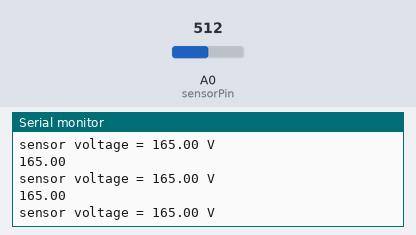
The program below on a simulated ESP8266 (NodeMCU). Parts: the last lines printed to the serial monitor. Inputs (shaded band) come from the test bench; at power-on: A0 (sensorPin) = 512. WiFi joins after 1.5 s; servers stay silent unless stated; uploads are accepted with an empty reply; random numbers use the default seed unless the program sets one; no MQTT or app messages arrive unless stated.

Above: at 2.8 s.
2.9 s: A0 (sensorPin) set to 716
At 3.4 s:
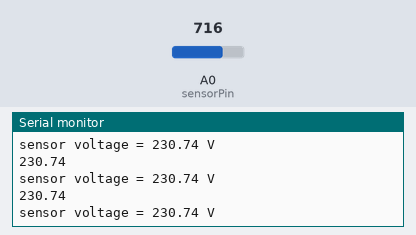
4.4 s: A0 (sensorPin) set to 900
At 4.9 s:
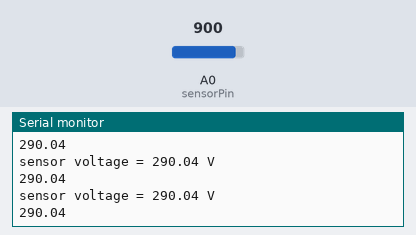
Timing chart, 0 to 5.4 s (numbered marks = the images above; inputs shaded):
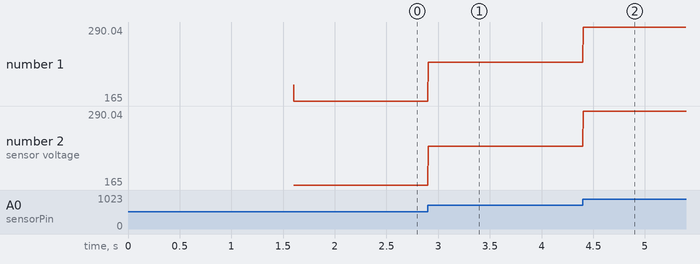

Measured:
- after the input at 2.9 s, the serial monitor: prints a new line at once (image 1)
- after the input at 4.4 s, the serial monitor: prints a new line at once (image 2)
- plotted number 1: 165 → 230.74 after the input at 2.9 s, 230.74 → 290.04 after the input at 4.4 s
- plotted number 2: 165 → 230.74 after the input at 2.9 s, 230.74 → 290.04 after the input at 4.4 s

The program:

main.cpp
```cpp
#include <Arduino.h>

#include <ESP8266WiFi.h>
#include <ESP8266HTTPClient.h>
#include <PubSubClient.h>
#include <Ethernet.h>
#include <SPI.h>


//Constantes de coneccion a WiFi
const char* ssid = "CEISUFRO";
const char* password = "DCI.2016";

//Constantes de servidor MQTT
const char* mqtt_server = "ipame.cl";
const char* mqtt_topic = "contaminacion";


const int sensorPin = A0;

WiFiClient espClient;
PubSubClient client(espClient);
long lastMsg = 0;
char msg[50];
int value = 0;
int threhold=50;

void setup_wifi() {
   delay(100);
  // We start by connecting to a WiFi network
    Serial.print("Connecting to ");
    Serial.println(ssid);
    WiFi.begin(ssid, password);
    while (WiFi.status() != WL_CONNECTED)
    {
      delay(500);
      Serial.print(".");
    }
  randomSeed(micros());
  Serial.println("");
  Serial.println("WiFi connected");
  Serial.println("IP address: ");
  Serial.println(WiFi.localIP());
}

void callback(char* topic, byte* payload, unsigned int length)
{
} //end callback

void reconnect() {
  // Loop until we're reconnected
  while (!client.connected())
  {
    Serial.print("Attempting MQTT connection...");
    // Create a random client ID
    String clientId = "ESP8266Client-";
    clientId += String(random(0xffff), HEX);
    // Attempt to connect
    //if you MQTT broker has clientID,username and password
    //please change following line to    if (client.connect(clientId,userName,passWord))
    if (client.connect(clientId.c_str()))
    {
      Serial.println("connected");
     //once connected to MQTT broker, subscribe command if any
      client.subscribe(mqtt_topic);
    } else {
      Serial.print("failed, rc=");
      Serial.print(client.state());
      Serial.println(" try again in 5 seconds");
      // Wait 6 seconds before retrying
      delay(6000);
    }
  }
}

void setup()
{
  Serial.begin(115200);
  setup_wifi();
  client.setServer(mqtt_server, 1883);
  client.setCallback(callback);
  Serial.println("Setup!");
}

void loop()
{
  float sensorVoltage;
  float sensorValue;

  sensorValue = analogRead(sensorPin);
  sensorVoltage = (sensorValue/1024*3.3)*100;

  Serial.print("sensor voltage = ");
  Serial.print(sensorVoltage);
  Serial.println(" V");


  Serial.println(sensorVoltage);

  if (!client.connected()) {
    reconnect();
  }
  client.loop();
  long now = millis();
 //send data every second

  if (now - lastMsg > 6000) {
    int SV = sensorVoltage;
    lastMsg = now;
    String msg="Voltage: "+SV;
    msg= msg+ sensorVoltage;

    char message[58];
    msg.toCharArray(message,58);
    Serial.println(message);

    //publish sensor data to MQTT broker

     client.publish(mqtt_topic, message);


    lastMsg = now;

    msg=""+SV;

    msg.toCharArray(message,58);
    Serial.println(message);
     //publish sensor data to MQTT broker
    client.publish(mqtt_topic, message);
    //webservice datos unidad_medida_1=Temperatura+C&dato_1=90&unidad_medida_2=Humedad++%25&dato_2=55&codigo_sensor=Humedad+y+Temperatura&accion=agregar
    String data = "unidad_medida_1=Voltage+C&dato_1=";
    data = data + SV;
    data = data + "&codigo_sensor=humo&accion=agregar";

    if(WiFi.status()== WL_CONNECTED){   //Check WiFi connection status

    HTTPClient http;    //Declare object of class HTTPClient

    http.begin("http://praga.ceisufro.cl/ipame_dev/index.php?eID=obtenerDatos");
    http.addHeader("Content-Type", "application/x-www-form-urlencoded");

    int httpCode = http.POST(data);   //Send the request
    String payload = http.getString();                  //Get the response payload

    Serial.println(httpCode);   //Print HTTP return code
    Serial.println(payload);    //Print request response payload

    http.end();  //Close connection

    }else{

    Serial.println("Error in WiFi connection");
    }

    Serial.println(data);
    Serial.print("Response body from server: ");
    Serial.println(message);
  }
}
```
